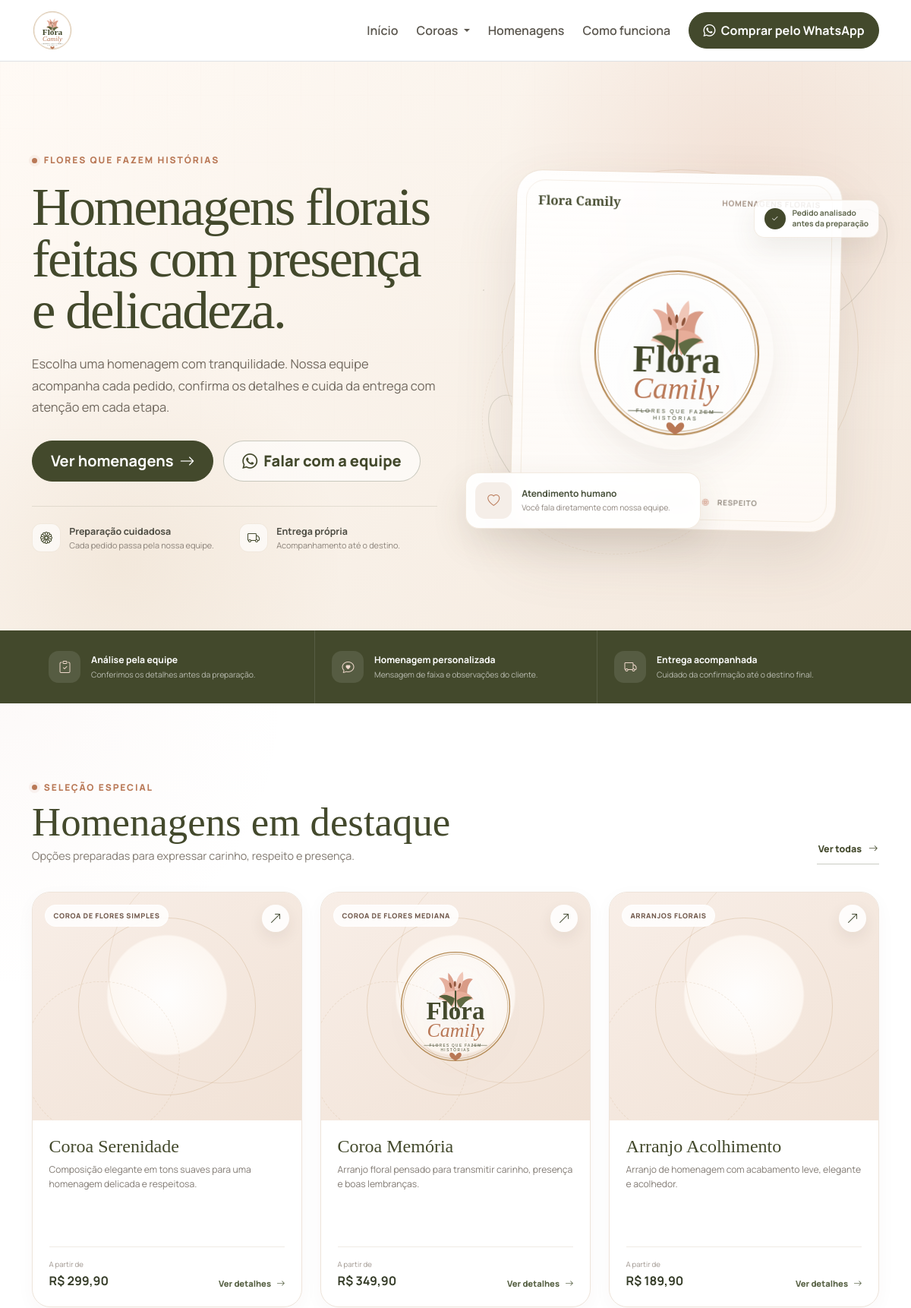
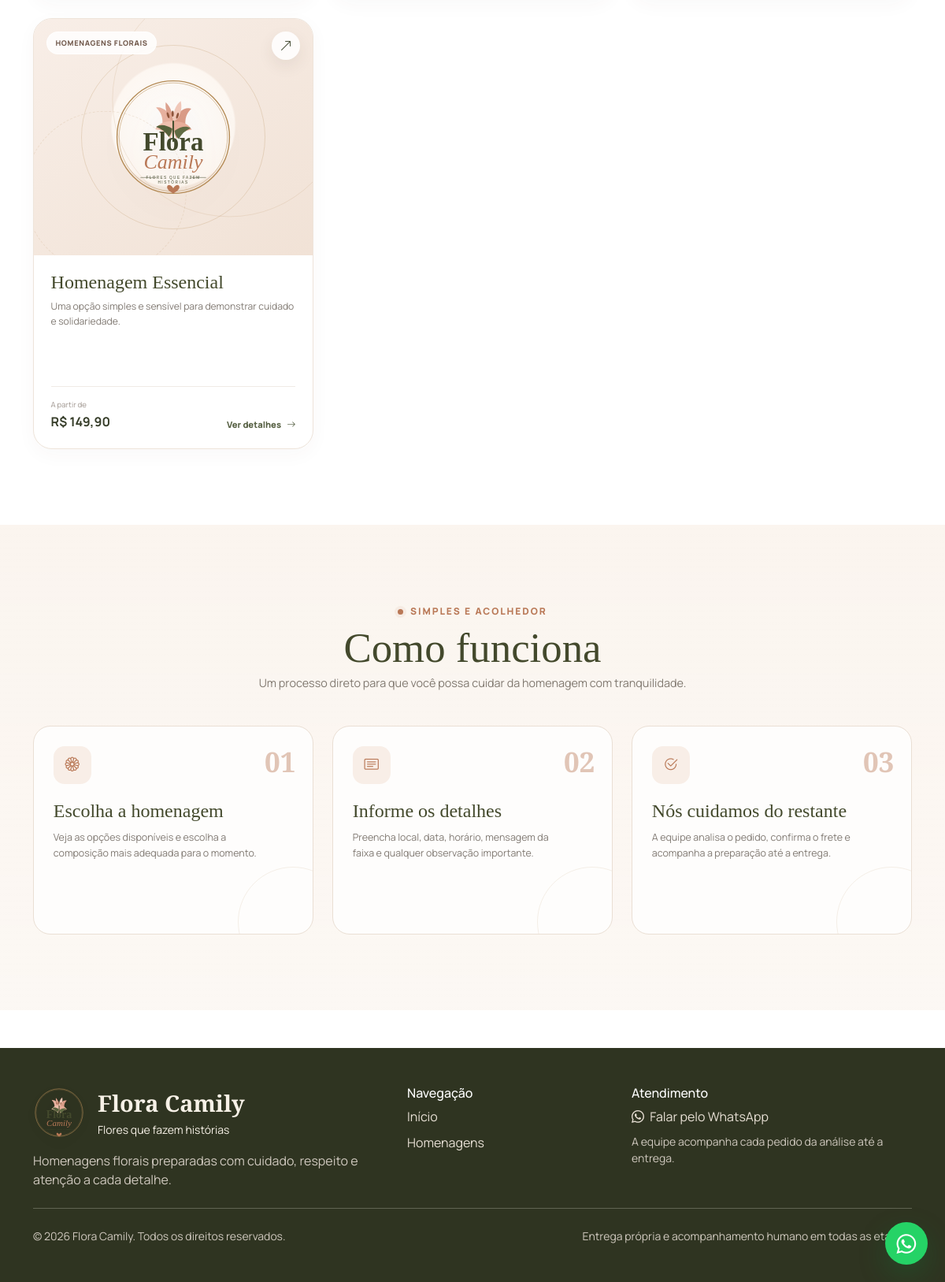
The page / on the database its author committed (2 pictures, top to bottom).
### tables this page shows
CREATE TABLE IF NOT EXISTS categories (
    id INT UNSIGNED AUTO_INCREMENT PRIMARY KEY,
    parent_id INT UNSIGNED NULL,
    name VARCHAR(120) NOT NULL,
    slug VARCHAR(140) NOT NULL UNIQUE,
    active TINYINT(1) NOT NULL DEFAULT 1,
    sort_order INT NOT NULL DEFAULT 0,
    created_at TIMESTAMP DEFAULT CURRENT_TIMESTAMP,
    updated_at TIMESTAMP DEFAULT CURRENT_TIMESTAMP ON UPDATE CURRENT_TIMESTAMP,
    INDEX idx_categories_active_sort (active, sort_order),
    INDEX idx_categories_parent_sort (parent_id, sort_order),
    CONSTRAINT fk_categories_parent FOREIGN KEY (parent_id) REFERENCES categories(id) ON DELETE RESTRICT
);

CREATE TABLE IF NOT EXISTS app_settings (
    setting_key VARCHAR(120) PRIMARY KEY,
    setting_value TEXT NULL,
    updated_at TIMESTAMP DEFAULT CURRENT_TIMESTAMP ON UPDATE CURRENT_TIMESTAMP
);

CREATE TABLE IF NOT EXISTS products (
    id INT UNSIGNED AUTO_INCREMENT PRIMARY KEY,
    name VARCHAR(160) NOT NULL,
    category VARCHAR(100) NOT NULL DEFAULT 'Homenagens florais',
    category_id INT UNSIGNED NULL,
    description TEXT NULL,
    price DECIMAL(10,2) NOT NULL DEFAULT 0.00,
    image VARCHAR(255) NULL,
    active TINYINT(1) NOT NULL DEFAULT 1,
    featured TINYINT(1) NOT NULL DEFAULT 0,
    created_at TIMESTAMP DEFAULT CURRENT_TIMESTAMP,
    updated_at TIMESTAMP DEFAULT CURRENT_TIMESTAMP ON UPDATE CURRENT_TIMESTAMP,
    INDEX idx_products_active (active),
    INDEX idx_products_featured (featured),
    INDEX idx_products_category_id (category_id),
    CONSTRAINT fk_products_category FOREIGN KEY (category_id) REFERENCES categories(id) ON DELETE SET NULL
);

### index.php (the view, shortened to what the rows shown need)
<?php
require __DIR__ . '/includes/header.php';
$stmt = db()->query(
    'SELECT p.*, c.name AS category_name, c.slug AS category_slug
     FROM products p
     LEFT JOIN categories c ON c.id = p.category_id
     WHERE p.active = 1
     ORDER BY p.featured DESC, p.created_at DESC
     LIMIT 6'
);
$products = $stmt->fetchAll();
?>
<section class="home-hero">
    <div class="container">
        <div class="row align-items-center g-5 g-xl-6">
            <div class="col-lg-6">
                <div class="home-hero-copy">
                    <h1>Homenagens florais feitas com presença e delicadeza.</h1>
                </div>
            </div>
            <div class="col-lg-6">
                <div class="home-hero-visual">
                    <div class="hero-brand-panel">
                        <div class="hero-brand-mark">
                            <img src="<?= e(siteLogo()) ?>" alt="Flora Camily">
                        </div>
                    </div>
                </div>
            </div>
        </div>
    </div>
</section>
<section class="home-products-section">
    <div class="container">
        <div class="home-section-head">
            <div>
                <h2>Homenagens em destaque</h2>
            </div>
        </div>
        <?php if (!$products): ?>
            <div class="home-empty-products">
                <i class="bi bi-flower1"></i>
                <h3>Novas homenagens em breve</h3>
                <p>Estamos preparando nosso catálogo.</p>
            </div>
        <?php else: ?>
            <div class="row g-4">
                <?php foreach ($products as $product): ?>
                    <?php $fallback = empty($product['image']); ?>
                    <div class="col-md-6 col-xl-4">
                        <article class="home-product-card">
                            <a href="produto.php?id=<?= (int) $product['id'] ?>" class="home-product-media">
                                <?php if ($fallback): ?>
                                    <div class="home-product-placeholder">
                                        <span class="placeholder-orbit orbit-two"></span>
                                        <img src="<?= e(siteLogo()) ?>" alt="Flora Camily">
                                    </div>
                                <?php endif; ?>
                                <span class="home-product-category">
                                    <?= e(productCategoryName($product)) ?>
                                </span>
                                <span class="home-product-open">
                                    <i class="bi bi-arrow-up-right"></i>
                                </span>
                            </a>
                            <div class="home-product-body">
                                <div>
                                    <h3>
                                        <a href="produto.php?id=<?= (int) $product['id'] ?>">
                                            <?= e($product['name']) ?>
                                        </a>
                                    </h3>
                                    <p><?= e(excerpt((string) $product['description'], 105)) ?></p>
                                </div>
                                <div class="home-product-footer">
                                    <div>
                                        <small>A partir de</small>
                                        <strong><?= money((float) $product['price']) ?></strong>
                                    </div>
                                    <a
                                        href="produto.php?id=<?= (int) $product['id'] ?>"
                                        class="home-product-button"
                                    >
                                        Ver detalhes
                                        <i class="bi bi-arrow-right"></i>
                                    </a>
                                </div>
                            </div>
                        </article>
                    </div>
                <?php endforeach; ?>
            </div>
        <?php endif; ?>
    </div>
</section>
<section id="como-funciona" class="home-how-section">
    <div class="container">
        <div class="home-how-head text-center">
            <h2>Como funciona</h2>
        </div>
    </div>
</section>
<?php require __DIR__ . '/includes/footer.php'; ?>

### includes/header.php (shortened to what the rows shown need)
<?php
require_once __DIR__ . '/../config.php';
$headerCategoryTree = categoryTree();
?>
<!doctype html>
<html lang="pt-BR">
<head>
    <link rel="icon" href="<?= e(siteFavicon()) ?>">
    <link href="https://cdn.jsdelivr.net/npm/bootstrap@5.3.3/dist/css/bootstrap.min.css" rel="stylesheet">
    <link rel="stylesheet" href="https://cdn.jsdelivr.net/npm/bootstrap-icons@1.11.3/font/bootstrap-icons.min.css">
    <link rel="stylesheet" href="assets/css/style.css">
</head>
<body>
<nav class="navbar navbar-expand-lg navbar-light bg-white sticky-top border-bottom py-2">
    <div class="container">
            <img src="<?= e(siteLogo()) ?>" alt="Flora Camily" class="brand-logo">
        <div class="collapse navbar-collapse" id="mainMenu">
            <ul class="navbar-nav ms-auto align-items-lg-center gap-lg-2">
                <?php foreach ($headerCategoryTree as $rootCategory): ?>
                    <?php if (!empty($rootCategory['children'])): ?>
                        <li class="nav-item dropdown">
                            <a
                                class="nav-link dropdown-toggle"
                                href="loja.php?categoria=<?= urlencode((string) $rootCategory['slug']) ?>"
                                role="button"
                                data-bs-toggle="dropdown"
                                aria-expanded="false"
                            >
                                <?= e($rootCategory['name']) ?>
                            </a>
                        </li>
                    <?php endif; ?>
                <?php endforeach; ?>
            </ul>
        </div>
    </div>
</nav>
<main>

### includes/footer.php (shortened to what the rows shown need)
</main>
<footer class="site-footer mt-5">
    <div class="container py-5">
        <div class="row g-4 align-items-start">
            <div class="col-lg-5">
                <div class="d-flex align-items-center gap-3 mb-3">
                    <img src="<?= e(siteLogo()) ?>" alt="Flora Camily" class="footer-logo">
                    <div>
                        <div class="footer-brand">Flora Camily</div>
                        <small>Flores que fazem histórias</small>
                    </div>
                </div>
            </div>
        </div>
    </div>
</footer>
</body>
</html>

### rows shown on the page
categories: name "Coroas"
app_settings: setting_value (picture)
products: app_settings.setting_value (picture), category.name "COROA DE FLORES SIMPLES", name "Coroa Serenidade", description "Composição elegante em tons suaves para uma homenagem delicada e respeitosa.", price "R$ 299,90"
products: app_settings.setting_value (picture), category.name "COROA DE FLORES MEDIANA", name "Coroa Memória", description "Arranjo floral pensado para transmitir carinho, presença e boas lembranças.", price "R$ 349,90"
products: app_settings.setting_value (picture), category "ARRANJOS FLORAIS", name "Arranjo Acolhimento", description "Arranjo de homenagem com acabamento leve, elegante e acolhedor.", price "R$ 189,90"
products: app_settings.setting_value (picture), category "HOMENAGENS FLORAIS", name "Homenagem Essencial", description "Uma opção simples e sensível para demonstrar cuidado e solidariedade.", price "R$ 149,90"
